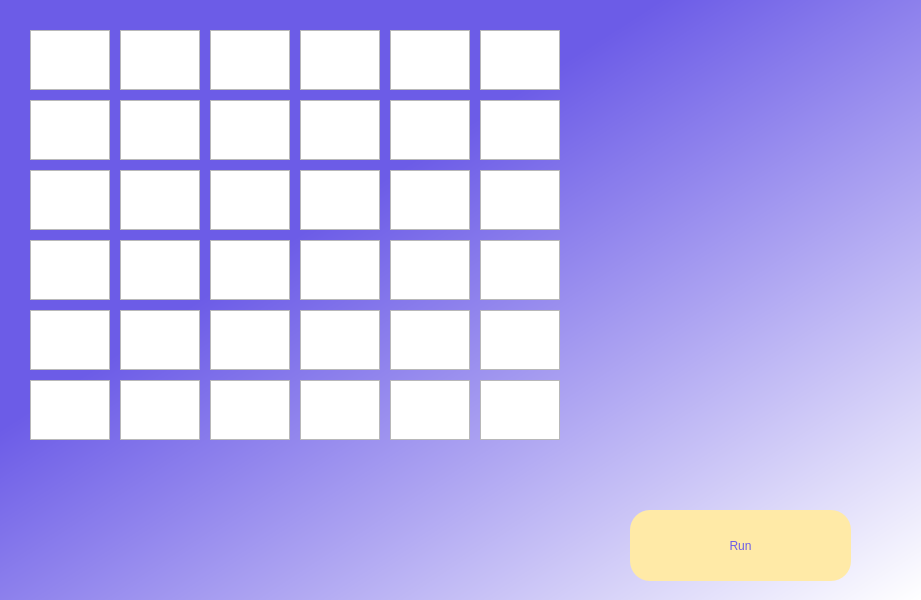
<?xml version="1.0" encoding="UTF-8"?>
<ui version="4.0">
 <class>Dialog</class>
 <widget class="QDialog" name="Dialog">
  <property name="geometry">
   <rect>
    <x>0</x>
    <y>0</y>
    <width>921</width>
    <height>600</height>
   </rect>
  </property>
  <property name="windowTitle">
   <string>Dialog</string>
  </property>
  <widget class="QWidget" name="widget" native="true">
   <property name="geometry">
    <rect>
     <x>0</x>
     <y>0</y>
     <width>921</width>
     <height>600</height>
    </rect>
   </property>
   <property name="autoFillBackground">
    <bool>false</bool>
   </property>
   <property name="styleSheet">
    <string notr="true">QWidget#widget{
background-color:qlineargradient(spread:pad, x1:0, y1:0, x2:1, y2:1, stop:0.357955 rgb(108, 92, 231), stop:1 rgb(255, 255, 255))}</string>
   </property>
   <widget class="QPushButton" name="run_button">
    <property name="geometry">
     <rect>
      <x>630</x>
      <y>510</y>
      <width>221</width>
      <height>71</height>
     </rect>
    </property>
    <property name="styleSheet">
     <string notr="true">border-radius: 20px;
font: 75 30pt &quot;Malgun Gothic&quot;;
color: rgb(108, 92, 231);
background-color: rgb(255, 234, 167);</string>
    </property>
    <property name="text">
     <string>Run</string>
    </property>
   </widget>
   <widget class="QTextEdit" name="box11">
    <property name="enabled">
     <bool>true</bool>
    </property>
    <property name="geometry">
     <rect>
      <x>30</x>
      <y>30</y>
      <width>80</width>
      <height>60</height>
     </rect>
    </property>
    <property name="font">
     <font>
      <pointsize>20</pointsize>
     </font>
    </property>
    <property name="autoFillBackground">
     <bool>true</bool>
    </property>
    <property name="html">
     <string>&lt;!DOCTYPE HTML PUBLIC &quot;-//W3C//DTD HTML 4.0//EN&quot; &quot;http://www.w3.org/TR/REC-html40/strict.dtd&quot;&gt;
&lt;html&gt;&lt;head&gt;&lt;meta name=&quot;qrichtext&quot; content=&quot;1&quot; /&gt;&lt;style type=&quot;text/css&quot;&gt;
p, li { white-space: pre-wrap; }
&lt;/style&gt;&lt;/head&gt;&lt;body style=&quot; font-family:'MS Shell Dlg 2'; font-size:20pt; font-weight:400; font-style:normal;&quot;&gt;
&lt;p style=&quot;-qt-paragraph-type:empty; margin-top:0px; margin-bottom:0px; margin-left:0px; margin-right:0px; -qt-block-indent:0; text-indent:0px;&quot;&gt;&lt;br /&gt;&lt;/p&gt;&lt;/body&gt;&lt;/html&gt;</string>
    </property>
   </widget>
   <widget class="QTextEdit" name="box12">
    <property name="enabled">
     <bool>true</bool>
    </property>
    <property name="geometry">
     <rect>
      <x>120</x>
      <y>30</y>
      <width>80</width>
      <height>60</height>
     </rect>
    </property>
    <property name="font">
     <font>
      <pointsize>20</pointsize>
     </font>
    </property>
    <property name="autoFillBackground">
     <bool>true</bool>
    </property>
    <property name="html">
     <string>&lt;!DOCTYPE HTML PUBLIC &quot;-//W3C//DTD HTML 4.0//EN&quot; &quot;http://www.w3.org/TR/REC-html40/strict.dtd&quot;&gt;
&lt;html&gt;&lt;head&gt;&lt;meta name=&quot;qrichtext&quot; content=&quot;1&quot; /&gt;&lt;style type=&quot;text/css&quot;&gt;
p, li { white-space: pre-wrap; }
&lt;/style&gt;&lt;/head&gt;&lt;body style=&quot; font-family:'MS Shell Dlg 2'; font-size:20pt; font-weight:400; font-style:normal;&quot;&gt;
&lt;p style=&quot;-qt-paragraph-type:empty; margin-top:0px; margin-bottom:0px; margin-left:0px; margin-right:0px; -qt-block-indent:0; text-indent:0px;&quot;&gt;&lt;br /&gt;&lt;/p&gt;&lt;/body&gt;&lt;/html&gt;</string>
    </property>
   </widget>
   <widget class="QTextEdit" name="box13">
    <property name="enabled">
     <bool>true</bool>
    </property>
    <property name="geometry">
     <rect>
      <x>210</x>
      <y>30</y>
      <width>80</width>
      <height>60</height>
     </rect>
    </property>
    <property name="font">
     <font>
      <pointsize>20</pointsize>
     </font>
    </property>
    <property name="autoFillBackground">
     <bool>true</bool>
    </property>
    <property name="html">
     <string>&lt;!DOCTYPE HTML PUBLIC &quot;-//W3C//DTD HTML 4.0//EN&quot; &quot;http://www.w3.org/TR/REC-html40/strict.dtd&quot;&gt;
&lt;html&gt;&lt;head&gt;&lt;meta name=&quot;qrichtext&quot; content=&quot;1&quot; /&gt;&lt;style type=&quot;text/css&quot;&gt;
p, li { white-space: pre-wrap; }
&lt;/style&gt;&lt;/head&gt;&lt;body style=&quot; font-family:'MS Shell Dlg 2'; font-size:20pt; font-weight:400; font-style:normal;&quot;&gt;
&lt;p style=&quot;-qt-paragraph-type:empty; margin-top:0px; margin-bottom:0px; margin-left:0px; margin-right:0px; -qt-block-indent:0; text-indent:0px;&quot;&gt;&lt;br /&gt;&lt;/p&gt;&lt;/body&gt;&lt;/html&gt;</string>
    </property>
   </widget>
   <widget class="QTextEdit" name="box14">
    <property name="enabled">
     <bool>true</bool>
    </property>
    <property name="geometry">
     <rect>
      <x>300</x>
      <y>30</y>
      <width>80</width>
      <height>60</height>
     </rect>
    </property>
    <property name="font">
     <font>
      <pointsize>20</pointsize>
     </font>
    </property>
    <property name="autoFillBackground">
     <bool>true</bool>
    </property>
    <property name="styleSheet">
     <string notr="true">text-align: center;</string>
    </property>
    <property name="html">
     <string>&lt;!DOCTYPE HTML PUBLIC &quot;-//W3C//DTD HTML 4.0//EN&quot; &quot;http://www.w3.org/TR/REC-html40/strict.dtd&quot;&gt;
&lt;html&gt;&lt;head&gt;&lt;meta name=&quot;qrichtext&quot; content=&quot;1&quot; /&gt;&lt;style type=&quot;text/css&quot;&gt;
p, li { white-space: pre-wrap; }
&lt;/style&gt;&lt;/head&gt;&lt;body style=&quot; font-family:'MS Shell Dlg 2'; font-size:20pt; font-weight:400; font-style:normal;&quot;&gt;
&lt;p style=&quot;-qt-paragraph-type:empty; margin-top:0px; margin-bottom:0px; margin-left:0px; margin-right:0px; -qt-block-indent:0; text-indent:0px;&quot;&gt;&lt;br /&gt;&lt;/p&gt;&lt;/body&gt;&lt;/html&gt;</string>
    </property>
   </widget>
   <widget class="QTextEdit" name="box15">
    <property name="enabled">
     <bool>true</bool>
    </property>
    <property name="geometry">
     <rect>
      <x>390</x>
      <y>30</y>
      <width>80</width>
      <height>60</height>
     </rect>
    </property>
    <property name="font">
     <font>
      <pointsize>20</pointsize>
     </font>
    </property>
    <property name="autoFillBackground">
     <bool>true</bool>
    </property>
    <property name="html">
     <string>&lt;!DOCTYPE HTML PUBLIC &quot;-//W3C//DTD HTML 4.0//EN&quot; &quot;http://www.w3.org/TR/REC-html40/strict.dtd&quot;&gt;
&lt;html&gt;&lt;head&gt;&lt;meta name=&quot;qrichtext&quot; content=&quot;1&quot; /&gt;&lt;style type=&quot;text/css&quot;&gt;
p, li { white-space: pre-wrap; }
&lt;/style&gt;&lt;/head&gt;&lt;body style=&quot; font-family:'MS Shell Dlg 2'; font-size:20pt; font-weight:400; font-style:normal;&quot;&gt;
&lt;p style=&quot;-qt-paragraph-type:empty; margin-top:0px; margin-bottom:0px; margin-left:0px; margin-right:0px; -qt-block-indent:0; text-indent:0px;&quot;&gt;&lt;br /&gt;&lt;/p&gt;&lt;/body&gt;&lt;/html&gt;</string>
    </property>
   </widget>
   <widget class="QTextEdit" name="box16">
    <property name="enabled">
     <bool>true</bool>
    </property>
    <property name="geometry">
     <rect>
      <x>480</x>
      <y>30</y>
      <width>80</width>
      <height>60</height>
     </rect>
    </property>
    <property name="font">
     <font>
      <pointsize>20</pointsize>
     </font>
    </property>
    <property name="autoFillBackground">
     <bool>true</bool>
    </property>
    <property name="html">
     <string>&lt;!DOCTYPE HTML PUBLIC &quot;-//W3C//DTD HTML 4.0//EN&quot; &quot;http://www.w3.org/TR/REC-html40/strict.dtd&quot;&gt;
&lt;html&gt;&lt;head&gt;&lt;meta name=&quot;qrichtext&quot; content=&quot;1&quot; /&gt;&lt;style type=&quot;text/css&quot;&gt;
p, li { white-space: pre-wrap; }
&lt;/style&gt;&lt;/head&gt;&lt;body style=&quot; font-family:'MS Shell Dlg 2'; font-size:20pt; font-weight:400; font-style:normal;&quot;&gt;
&lt;p style=&quot;-qt-paragraph-type:empty; margin-top:0px; margin-bottom:0px; margin-left:0px; margin-right:0px; -qt-block-indent:0; text-indent:0px;&quot;&gt;&lt;br /&gt;&lt;/p&gt;&lt;/body&gt;&lt;/html&gt;</string>
    </property>
   </widget>
   <widget class="QTextEdit" name="box21">
    <property name="enabled">
     <bool>true</bool>
    </property>
    <property name="geometry">
     <rect>
      <x>30</x>
      <y>100</y>
      <width>80</width>
      <height>60</height>
     </rect>
    </property>
    <property name="font">
     <font>
      <pointsize>20</pointsize>
     </font>
    </property>
    <property name="autoFillBackground">
     <bool>true</bool>
    </property>
    <property name="html">
     <string>&lt;!DOCTYPE HTML PUBLIC &quot;-//W3C//DTD HTML 4.0//EN&quot; &quot;http://www.w3.org/TR/REC-html40/strict.dtd&quot;&gt;
&lt;html&gt;&lt;head&gt;&lt;meta name=&quot;qrichtext&quot; content=&quot;1&quot; /&gt;&lt;style type=&quot;text/css&quot;&gt;
p, li { white-space: pre-wrap; }
&lt;/style&gt;&lt;/head&gt;&lt;body style=&quot; font-family:'MS Shell Dlg 2'; font-size:20pt; font-weight:400; font-style:normal;&quot;&gt;
&lt;p style=&quot;-qt-paragraph-type:empty; margin-top:0px; margin-bottom:0px; margin-left:0px; margin-right:0px; -qt-block-indent:0; text-indent:0px;&quot;&gt;&lt;br /&gt;&lt;/p&gt;&lt;/body&gt;&lt;/html&gt;</string>
    </property>
   </widget>
   <widget class="QTextEdit" name="box26">
    <property name="enabled">
     <bool>true</bool>
    </property>
    <property name="geometry">
     <rect>
      <x>480</x>
      <y>100</y>
      <width>80</width>
      <height>60</height>
     </rect>
    </property>
    <property name="font">
     <font>
      <pointsize>20</pointsize>
     </font>
    </property>
    <property name="autoFillBackground">
     <bool>true</bool>
    </property>
    <property name="html">
     <string>&lt;!DOCTYPE HTML PUBLIC &quot;-//W3C//DTD HTML 4.0//EN&quot; &quot;http://www.w3.org/TR/REC-html40/strict.dtd&quot;&gt;
&lt;html&gt;&lt;head&gt;&lt;meta name=&quot;qrichtext&quot; content=&quot;1&quot; /&gt;&lt;style type=&quot;text/css&quot;&gt;
p, li { white-space: pre-wrap; }
&lt;/style&gt;&lt;/head&gt;&lt;body style=&quot; font-family:'MS Shell Dlg 2'; font-size:20pt; font-weight:400; font-style:normal;&quot;&gt;
&lt;p style=&quot;-qt-paragraph-type:empty; margin-top:0px; margin-bottom:0px; margin-left:0px; margin-right:0px; -qt-block-indent:0; text-indent:0px;&quot;&gt;&lt;br /&gt;&lt;/p&gt;&lt;/body&gt;&lt;/html&gt;</string>
    </property>
   </widget>
   <widget class="QTextEdit" name="box25">
    <property name="enabled">
     <bool>true</bool>
    </property>
    <property name="geometry">
     <rect>
      <x>390</x>
      <y>100</y>
      <width>80</width>
      <height>60</height>
     </rect>
    </property>
    <property name="font">
     <font>
      <pointsize>20</pointsize>
     </font>
    </property>
    <property name="autoFillBackground">
     <bool>true</bool>
    </property>
    <property name="html">
     <string>&lt;!DOCTYPE HTML PUBLIC &quot;-//W3C//DTD HTML 4.0//EN&quot; &quot;http://www.w3.org/TR/REC-html40/strict.dtd&quot;&gt;
&lt;html&gt;&lt;head&gt;&lt;meta name=&quot;qrichtext&quot; content=&quot;1&quot; /&gt;&lt;style type=&quot;text/css&quot;&gt;
p, li { white-space: pre-wrap; }
&lt;/style&gt;&lt;/head&gt;&lt;body style=&quot; font-family:'MS Shell Dlg 2'; font-size:20pt; font-weight:400; font-style:normal;&quot;&gt;
&lt;p style=&quot;-qt-paragraph-type:empty; margin-top:0px; margin-bottom:0px; margin-left:0px; margin-right:0px; -qt-block-indent:0; text-indent:0px;&quot;&gt;&lt;br /&gt;&lt;/p&gt;&lt;/body&gt;&lt;/html&gt;</string>
    </property>
   </widget>
   <widget class="QTextEdit" name="box22">
    <property name="enabled">
     <bool>true</bool>
    </property>
    <property name="geometry">
     <rect>
      <x>120</x>
      <y>100</y>
      <width>80</width>
      <height>60</height>
     </rect>
    </property>
    <property name="font">
     <font>
      <pointsize>20</pointsize>
     </font>
    </property>
    <property name="autoFillBackground">
     <bool>true</bool>
    </property>
    <property name="html">
     <string>&lt;!DOCTYPE HTML PUBLIC &quot;-//W3C//DTD HTML 4.0//EN&quot; &quot;http://www.w3.org/TR/REC-html40/strict.dtd&quot;&gt;
&lt;html&gt;&lt;head&gt;&lt;meta name=&quot;qrichtext&quot; content=&quot;1&quot; /&gt;&lt;style type=&quot;text/css&quot;&gt;
p, li { white-space: pre-wrap; }
&lt;/style&gt;&lt;/head&gt;&lt;body style=&quot; font-family:'MS Shell Dlg 2'; font-size:20pt; font-weight:400; font-style:normal;&quot;&gt;
&lt;p style=&quot;-qt-paragraph-type:empty; margin-top:0px; margin-bottom:0px; margin-left:0px; margin-right:0px; -qt-block-indent:0; text-indent:0px;&quot;&gt;&lt;br /&gt;&lt;/p&gt;&lt;/body&gt;&lt;/html&gt;</string>
    </property>
   </widget>
   <widget class="QTextEdit" name="box23">
    <property name="enabled">
     <bool>true</bool>
    </property>
    <property name="geometry">
     <rect>
      <x>210</x>
      <y>100</y>
      <width>80</width>
      <height>60</height>
     </rect>
    </property>
    <property name="font">
     <font>
      <pointsize>20</pointsize>
     </font>
    </property>
    <property name="autoFillBackground">
     <bool>true</bool>
    </property>
    <property name="html">
     <string>&lt;!DOCTYPE HTML PUBLIC &quot;-//W3C//DTD HTML 4.0//EN&quot; &quot;http://www.w3.org/TR/REC-html40/strict.dtd&quot;&gt;
&lt;html&gt;&lt;head&gt;&lt;meta name=&quot;qrichtext&quot; content=&quot;1&quot; /&gt;&lt;style type=&quot;text/css&quot;&gt;
p, li { white-space: pre-wrap; }
&lt;/style&gt;&lt;/head&gt;&lt;body style=&quot; font-family:'MS Shell Dlg 2'; font-size:20pt; font-weight:400; font-style:normal;&quot;&gt;
&lt;p style=&quot;-qt-paragraph-type:empty; margin-top:0px; margin-bottom:0px; margin-left:0px; margin-right:0px; -qt-block-indent:0; text-indent:0px;&quot;&gt;&lt;br /&gt;&lt;/p&gt;&lt;/body&gt;&lt;/html&gt;</string>
    </property>
   </widget>
   <widget class="QTextEdit" name="box24">
    <property name="enabled">
     <bool>true</bool>
    </property>
    <property name="geometry">
     <rect>
      <x>300</x>
      <y>100</y>
      <width>80</width>
      <height>60</height>
     </rect>
    </property>
    <property name="font">
     <font>
      <pointsize>20</pointsize>
     </font>
    </property>
    <property name="autoFillBackground">
     <bool>true</bool>
    </property>
    <property name="html">
     <string>&lt;!DOCTYPE HTML PUBLIC &quot;-//W3C//DTD HTML 4.0//EN&quot; &quot;http://www.w3.org/TR/REC-html40/strict.dtd&quot;&gt;
&lt;html&gt;&lt;head&gt;&lt;meta name=&quot;qrichtext&quot; content=&quot;1&quot; /&gt;&lt;style type=&quot;text/css&quot;&gt;
p, li { white-space: pre-wrap; }
&lt;/style&gt;&lt;/head&gt;&lt;body style=&quot; font-family:'MS Shell Dlg 2'; font-size:20pt; font-weight:400; font-style:normal;&quot;&gt;
&lt;p style=&quot;-qt-paragraph-type:empty; margin-top:0px; margin-bottom:0px; margin-left:0px; margin-right:0px; -qt-block-indent:0; text-indent:0px;&quot;&gt;&lt;br /&gt;&lt;/p&gt;&lt;/body&gt;&lt;/html&gt;</string>
    </property>
   </widget>
   <widget class="QTextEdit" name="box31">
    <property name="enabled">
     <bool>true</bool>
    </property>
    <property name="geometry">
     <rect>
      <x>30</x>
      <y>170</y>
      <width>80</width>
      <height>60</height>
     </rect>
    </property>
    <property name="font">
     <font>
      <pointsize>20</pointsize>
     </font>
    </property>
    <property name="autoFillBackground">
     <bool>true</bool>
    </property>
    <property name="html">
     <string>&lt;!DOCTYPE HTML PUBLIC &quot;-//W3C//DTD HTML 4.0//EN&quot; &quot;http://www.w3.org/TR/REC-html40/strict.dtd&quot;&gt;
&lt;html&gt;&lt;head&gt;&lt;meta name=&quot;qrichtext&quot; content=&quot;1&quot; /&gt;&lt;style type=&quot;text/css&quot;&gt;
p, li { white-space: pre-wrap; }
&lt;/style&gt;&lt;/head&gt;&lt;body style=&quot; font-family:'MS Shell Dlg 2'; font-size:20pt; font-weight:400; font-style:normal;&quot;&gt;
&lt;p style=&quot;-qt-paragraph-type:empty; margin-top:0px; margin-bottom:0px; margin-left:0px; margin-right:0px; -qt-block-indent:0; text-indent:0px;&quot;&gt;&lt;br /&gt;&lt;/p&gt;&lt;/body&gt;&lt;/html&gt;</string>
    </property>
   </widget>
   <widget class="QTextEdit" name="box36">
    <property name="enabled">
     <bool>true</bool>
    </property>
    <property name="geometry">
     <rect>
      <x>480</x>
      <y>170</y>
      <width>80</width>
      <height>60</height>
     </rect>
    </property>
    <property name="font">
     <font>
      <pointsize>20</pointsize>
     </font>
    </property>
    <property name="autoFillBackground">
     <bool>true</bool>
    </property>
    <property name="html">
     <string>&lt;!DOCTYPE HTML PUBLIC &quot;-//W3C//DTD HTML 4.0//EN&quot; &quot;http://www.w3.org/TR/REC-html40/strict.dtd&quot;&gt;
&lt;html&gt;&lt;head&gt;&lt;meta name=&quot;qrichtext&quot; content=&quot;1&quot; /&gt;&lt;style type=&quot;text/css&quot;&gt;
p, li { white-space: pre-wrap; }
&lt;/style&gt;&lt;/head&gt;&lt;body style=&quot; font-family:'MS Shell Dlg 2'; font-size:20pt; font-weight:400; font-style:normal;&quot;&gt;
&lt;p style=&quot;-qt-paragraph-type:empty; margin-top:0px; margin-bottom:0px; margin-left:0px; margin-right:0px; -qt-block-indent:0; text-indent:0px;&quot;&gt;&lt;br /&gt;&lt;/p&gt;&lt;/body&gt;&lt;/html&gt;</string>
    </property>
   </widget>
   <widget class="QTextEdit" name="box35">
    <property name="enabled">
     <bool>true</bool>
    </property>
    <property name="geometry">
     <rect>
      <x>390</x>
      <y>170</y>
      <width>80</width>
      <height>60</height>
     </rect>
    </property>
    <property name="font">
     <font>
      <pointsize>20</pointsize>
     </font>
    </property>
    <property name="autoFillBackground">
     <bool>true</bool>
    </property>
    <property name="html">
     <string>&lt;!DOCTYPE HTML PUBLIC &quot;-//W3C//DTD HTML 4.0//EN&quot; &quot;http://www.w3.org/TR/REC-html40/strict.dtd&quot;&gt;
&lt;html&gt;&lt;head&gt;&lt;meta name=&quot;qrichtext&quot; content=&quot;1&quot; /&gt;&lt;style type=&quot;text/css&quot;&gt;
p, li { white-space: pre-wrap; }
&lt;/style&gt;&lt;/head&gt;&lt;body style=&quot; font-family:'MS Shell Dlg 2'; font-size:20pt; font-weight:400; font-style:normal;&quot;&gt;
&lt;p style=&quot;-qt-paragraph-type:empty; margin-top:0px; margin-bottom:0px; margin-left:0px; margin-right:0px; -qt-block-indent:0; text-indent:0px;&quot;&gt;&lt;br /&gt;&lt;/p&gt;&lt;/body&gt;&lt;/html&gt;</string>
    </property>
   </widget>
   <widget class="QTextEdit" name="box32">
    <property name="enabled">
     <bool>true</bool>
    </property>
    <property name="geometry">
     <rect>
      <x>120</x>
      <y>170</y>
      <width>80</width>
      <height>60</height>
     </rect>
    </property>
    <property name="font">
     <font>
      <pointsize>20</pointsize>
     </font>
    </property>
    <property name="autoFillBackground">
     <bool>true</bool>
    </property>
    <property name="html">
     <string>&lt;!DOCTYPE HTML PUBLIC &quot;-//W3C//DTD HTML 4.0//EN&quot; &quot;http://www.w3.org/TR/REC-html40/strict.dtd&quot;&gt;
&lt;html&gt;&lt;head&gt;&lt;meta name=&quot;qrichtext&quot; content=&quot;1&quot; /&gt;&lt;style type=&quot;text/css&quot;&gt;
p, li { white-space: pre-wrap; }
&lt;/style&gt;&lt;/head&gt;&lt;body style=&quot; font-family:'MS Shell Dlg 2'; font-size:20pt; font-weight:400; font-style:normal;&quot;&gt;
&lt;p style=&quot;-qt-paragraph-type:empty; margin-top:0px; margin-bottom:0px; margin-left:0px; margin-right:0px; -qt-block-indent:0; text-indent:0px;&quot;&gt;&lt;br /&gt;&lt;/p&gt;&lt;/body&gt;&lt;/html&gt;</string>
    </property>
   </widget>
   <widget class="QTextEdit" name="box33">
    <property name="enabled">
     <bool>true</bool>
    </property>
    <property name="geometry">
     <rect>
      <x>210</x>
      <y>170</y>
      <width>80</width>
      <height>60</height>
     </rect>
    </property>
    <property name="font">
     <font>
      <pointsize>20</pointsize>
     </font>
    </property>
    <property name="autoFillBackground">
     <bool>true</bool>
    </property>
    <property name="html">
     <string>&lt;!DOCTYPE HTML PUBLIC &quot;-//W3C//DTD HTML 4.0//EN&quot; &quot;http://www.w3.org/TR/REC-html40/strict.dtd&quot;&gt;
&lt;html&gt;&lt;head&gt;&lt;meta name=&quot;qrichtext&quot; content=&quot;1&quot; /&gt;&lt;style type=&quot;text/css&quot;&gt;
p, li { white-space: pre-wrap; }
&lt;/style&gt;&lt;/head&gt;&lt;body style=&quot; font-family:'MS Shell Dlg 2'; font-size:20pt; font-weight:400; font-style:normal;&quot;&gt;
&lt;p style=&quot;-qt-paragraph-type:empty; margin-top:0px; margin-bottom:0px; margin-left:0px; margin-right:0px; -qt-block-indent:0; text-indent:0px;&quot;&gt;&lt;br /&gt;&lt;/p&gt;&lt;/body&gt;&lt;/html&gt;</string>
    </property>
   </widget>
   <widget class="QTextEdit" name="box34">
    <property name="enabled">
     <bool>true</bool>
    </property>
    <property name="geometry">
     <rect>
      <x>300</x>
      <y>170</y>
      <width>80</width>
      <height>60</height>
     </rect>
    </property>
    <property name="font">
     <font>
      <pointsize>20</pointsize>
     </font>
    </property>
    <property name="autoFillBackground">
     <bool>true</bool>
    </property>
    <property name="html">
     <string>&lt;!DOCTYPE HTML PUBLIC &quot;-//W3C//DTD HTML 4.0//EN&quot; &quot;http://www.w3.org/TR/REC-html40/strict.dtd&quot;&gt;
&lt;html&gt;&lt;head&gt;&lt;meta name=&quot;qrichtext&quot; content=&quot;1&quot; /&gt;&lt;style type=&quot;text/css&quot;&gt;
p, li { white-space: pre-wrap; }
&lt;/style&gt;&lt;/head&gt;&lt;body style=&quot; font-family:'MS Shell Dlg 2'; font-size:20pt; font-weight:400; font-style:normal;&quot;&gt;
&lt;p style=&quot;-qt-paragraph-type:empty; margin-top:0px; margin-bottom:0px; margin-left:0px; margin-right:0px; -qt-block-indent:0; text-indent:0px;&quot;&gt;&lt;br /&gt;&lt;/p&gt;&lt;/body&gt;&lt;/html&gt;</string>
    </property>
   </widget>
   <widget class="QTextEdit" name="box41">
    <property name="enabled">
     <bool>true</bool>
    </property>
    <property name="geometry">
     <rect>
      <x>30</x>
      <y>240</y>
      <width>80</width>
      <height>60</height>
     </rect>
    </property>
    <property name="font">
     <font>
      <pointsize>20</pointsize>
     </font>
    </property>
    <property name="autoFillBackground">
     <bool>true</bool>
    </property>
    <property name="html">
     <string>&lt;!DOCTYPE HTML PUBLIC &quot;-//W3C//DTD HTML 4.0//EN&quot; &quot;http://www.w3.org/TR/REC-html40/strict.dtd&quot;&gt;
&lt;html&gt;&lt;head&gt;&lt;meta name=&quot;qrichtext&quot; content=&quot;1&quot; /&gt;&lt;style type=&quot;text/css&quot;&gt;
p, li { white-space: pre-wrap; }
&lt;/style&gt;&lt;/head&gt;&lt;body style=&quot; font-family:'MS Shell Dlg 2'; font-size:20pt; font-weight:400; font-style:normal;&quot;&gt;
&lt;p style=&quot;-qt-paragraph-type:empty; margin-top:0px; margin-bottom:0px; margin-left:0px; margin-right:0px; -qt-block-indent:0; text-indent:0px;&quot;&gt;&lt;br /&gt;&lt;/p&gt;&lt;/body&gt;&lt;/html&gt;</string>
    </property>
   </widget>
   <widget class="QTextEdit" name="box46">
    <property name="enabled">
     <bool>true</bool>
    </property>
    <property name="geometry">
     <rect>
      <x>480</x>
      <y>240</y>
      <width>80</width>
      <height>60</height>
     </rect>
    </property>
    <property name="font">
     <font>
      <pointsize>20</pointsize>
     </font>
    </property>
    <property name="autoFillBackground">
     <bool>true</bool>
    </property>
    <property name="html">
     <string>&lt;!DOCTYPE HTML PUBLIC &quot;-//W3C//DTD HTML 4.0//EN&quot; &quot;http://www.w3.org/TR/REC-html40/strict.dtd&quot;&gt;
&lt;html&gt;&lt;head&gt;&lt;meta name=&quot;qrichtext&quot; content=&quot;1&quot; /&gt;&lt;style type=&quot;text/css&quot;&gt;
p, li { white-space: pre-wrap; }
&lt;/style&gt;&lt;/head&gt;&lt;body style=&quot; font-family:'MS Shell Dlg 2'; font-size:20pt; font-weight:400; font-style:normal;&quot;&gt;
&lt;p style=&quot;-qt-paragraph-type:empty; margin-top:0px; margin-bottom:0px; margin-left:0px; margin-right:0px; -qt-block-indent:0; text-indent:0px;&quot;&gt;&lt;br /&gt;&lt;/p&gt;&lt;/body&gt;&lt;/html&gt;</string>
    </property>
   </widget>
   <widget class="QTextEdit" name="box45">
    <property name="enabled">
     <bool>true</bool>
    </property>
    <property name="geometry">
     <rect>
      <x>390</x>
      <y>240</y>
      <width>80</width>
      <height>60</height>
     </rect>
    </property>
    <property name="font">
     <font>
      <pointsize>20</pointsize>
     </font>
    </property>
    <property name="autoFillBackground">
     <bool>true</bool>
    </property>
    <property name="html">
     <string>&lt;!DOCTYPE HTML PUBLIC &quot;-//W3C//DTD HTML 4.0//EN&quot; &quot;http://www.w3.org/TR/REC-html40/strict.dtd&quot;&gt;
&lt;html&gt;&lt;head&gt;&lt;meta name=&quot;qrichtext&quot; content=&quot;1&quot; /&gt;&lt;style type=&quot;text/css&quot;&gt;
p, li { white-space: pre-wrap; }
&lt;/style&gt;&lt;/head&gt;&lt;body style=&quot; font-family:'MS Shell Dlg 2'; font-size:20pt; font-weight:400; font-style:normal;&quot;&gt;
&lt;p style=&quot;-qt-paragraph-type:empty; margin-top:0px; margin-bottom:0px; margin-left:0px; margin-right:0px; -qt-block-indent:0; text-indent:0px;&quot;&gt;&lt;br /&gt;&lt;/p&gt;&lt;/body&gt;&lt;/html&gt;</string>
    </property>
   </widget>
   <widget class="QTextEdit" name="box42">
    <property name="enabled">
     <bool>true</bool>
    </property>
    <property name="geometry">
     <rect>
      <x>120</x>
      <y>240</y>
      <width>80</width>
      <height>60</height>
     </rect>
    </property>
    <property name="font">
     <font>
      <pointsize>20</pointsize>
     </font>
    </property>
    <property name="autoFillBackground">
     <bool>true</bool>
    </property>
    <property name="html">
     <string>&lt;!DOCTYPE HTML PUBLIC &quot;-//W3C//DTD HTML 4.0//EN&quot; &quot;http://www.w3.org/TR/REC-html40/strict.dtd&quot;&gt;
&lt;html&gt;&lt;head&gt;&lt;meta name=&quot;qrichtext&quot; content=&quot;1&quot; /&gt;&lt;style type=&quot;text/css&quot;&gt;
p, li { white-space: pre-wrap; }
&lt;/style&gt;&lt;/head&gt;&lt;body style=&quot; font-family:'MS Shell Dlg 2'; font-size:20pt; font-weight:400; font-style:normal;&quot;&gt;
&lt;p style=&quot;-qt-paragraph-type:empty; margin-top:0px; margin-bottom:0px; margin-left:0px; margin-right:0px; -qt-block-indent:0; text-indent:0px;&quot;&gt;&lt;br /&gt;&lt;/p&gt;&lt;/body&gt;&lt;/html&gt;</string>
    </property>
   </widget>
   <widget class="QTextEdit" name="box43">
    <property name="enabled">
     <bool>true</bool>
    </property>
    <property name="geometry">
     <rect>
      <x>210</x>
      <y>240</y>
      <width>80</width>
      <height>60</height>
     </rect>
    </property>
    <property name="font">
     <font>
      <pointsize>20</pointsize>
     </font>
    </property>
    <property name="autoFillBackground">
     <bool>true</bool>
    </property>
    <property name="html">
     <string>&lt;!DOCTYPE HTML PUBLIC &quot;-//W3C//DTD HTML 4.0//EN&quot; &quot;http://www.w3.org/TR/REC-html40/strict.dtd&quot;&gt;
&lt;html&gt;&lt;head&gt;&lt;meta name=&quot;qrichtext&quot; content=&quot;1&quot; /&gt;&lt;style type=&quot;text/css&quot;&gt;
p, li { white-space: pre-wrap; }
&lt;/style&gt;&lt;/head&gt;&lt;body style=&quot; font-family:'MS Shell Dlg 2'; font-size:20pt; font-weight:400; font-style:normal;&quot;&gt;
&lt;p style=&quot;-qt-paragraph-type:empty; margin-top:0px; margin-bottom:0px; margin-left:0px; margin-right:0px; -qt-block-indent:0; text-indent:0px;&quot;&gt;&lt;br /&gt;&lt;/p&gt;&lt;/body&gt;&lt;/html&gt;</string>
    </property>
   </widget>
   <widget class="QTextEdit" name="box44">
    <property name="enabled">
     <bool>true</bool>
    </property>
    <property name="geometry">
     <rect>
      <x>300</x>
      <y>240</y>
      <width>80</width>
      <height>60</height>
     </rect>
    </property>
    <property name="font">
     <font>
      <pointsize>20</pointsize>
     </font>
    </property>
    <property name="autoFillBackground">
     <bool>true</bool>
    </property>
    <property name="html">
     <string>&lt;!DOCTYPE HTML PUBLIC &quot;-//W3C//DTD HTML 4.0//EN&quot; &quot;http://www.w3.org/TR/REC-html40/strict.dtd&quot;&gt;
&lt;html&gt;&lt;head&gt;&lt;meta name=&quot;qrichtext&quot; content=&quot;1&quot; /&gt;&lt;style type=&quot;text/css&quot;&gt;
p, li { white-space: pre-wrap; }
&lt;/style&gt;&lt;/head&gt;&lt;body style=&quot; font-family:'MS Shell Dlg 2'; font-size:20pt; font-weight:400; font-style:normal;&quot;&gt;
&lt;p style=&quot;-qt-paragraph-type:empty; margin-top:0px; margin-bottom:0px; margin-left:0px; margin-right:0px; -qt-block-indent:0; text-indent:0px;&quot;&gt;&lt;br /&gt;&lt;/p&gt;&lt;/body&gt;&lt;/html&gt;</string>
    </property>
   </widget>
   <widget class="QTextEdit" name="box51">
    <property name="enabled">
     <bool>true</bool>
    </property>
    <property name="geometry">
     <rect>
      <x>30</x>
      <y>310</y>
      <width>80</width>
      <height>60</height>
     </rect>
    </property>
    <property name="font">
     <font>
      <pointsize>20</pointsize>
     </font>
    </property>
    <property name="autoFillBackground">
     <bool>true</bool>
    </property>
    <property name="html">
     <string>&lt;!DOCTYPE HTML PUBLIC &quot;-//W3C//DTD HTML 4.0//EN&quot; &quot;http://www.w3.org/TR/REC-html40/strict.dtd&quot;&gt;
&lt;html&gt;&lt;head&gt;&lt;meta name=&quot;qrichtext&quot; content=&quot;1&quot; /&gt;&lt;style type=&quot;text/css&quot;&gt;
p, li { white-space: pre-wrap; }
&lt;/style&gt;&lt;/head&gt;&lt;body style=&quot; font-family:'MS Shell Dlg 2'; font-size:20pt; font-weight:400; font-style:normal;&quot;&gt;
&lt;p style=&quot;-qt-paragraph-type:empty; margin-top:0px; margin-bottom:0px; margin-left:0px; margin-right:0px; -qt-block-indent:0; text-indent:0px;&quot;&gt;&lt;br /&gt;&lt;/p&gt;&lt;/body&gt;&lt;/html&gt;</string>
    </property>
   </widget>
   <widget class="QTextEdit" name="box56">
    <property name="enabled">
     <bool>true</bool>
    </property>
    <property name="geometry">
     <rect>
      <x>480</x>
      <y>310</y>
      <width>80</width>
      <height>60</height>
     </rect>
    </property>
    <property name="font">
     <font>
      <pointsize>20</pointsize>
     </font>
    </property>
    <property name="autoFillBackground">
     <bool>true</bool>
    </property>
    <property name="html">
     <string>&lt;!DOCTYPE HTML PUBLIC &quot;-//W3C//DTD HTML 4.0//EN&quot; &quot;http://www.w3.org/TR/REC-html40/strict.dtd&quot;&gt;
&lt;html&gt;&lt;head&gt;&lt;meta name=&quot;qrichtext&quot; content=&quot;1&quot; /&gt;&lt;style type=&quot;text/css&quot;&gt;
p, li { white-space: pre-wrap; }
&lt;/style&gt;&lt;/head&gt;&lt;body style=&quot; font-family:'MS Shell Dlg 2'; font-size:20pt; font-weight:400; font-style:normal;&quot;&gt;
&lt;p style=&quot;-qt-paragraph-type:empty; margin-top:0px; margin-bottom:0px; margin-left:0px; margin-right:0px; -qt-block-indent:0; text-indent:0px;&quot;&gt;&lt;br /&gt;&lt;/p&gt;&lt;/body&gt;&lt;/html&gt;</string>
    </property>
   </widget>
   <widget class="QTextEdit" name="box55">
    <property name="enabled">
     <bool>true</bool>
    </property>
    <property name="geometry">
     <rect>
      <x>390</x>
      <y>310</y>
      <width>80</width>
      <height>60</height>
     </rect>
    </property>
    <property name="font">
     <font>
      <pointsize>20</pointsize>
     </font>
    </property>
    <property name="autoFillBackground">
     <bool>true</bool>
    </property>
    <property name="html">
     <string>&lt;!DOCTYPE HTML PUBLIC &quot;-//W3C//DTD HTML 4.0//EN&quot; &quot;http://www.w3.org/TR/REC-html40/strict.dtd&quot;&gt;
&lt;html&gt;&lt;head&gt;&lt;meta name=&quot;qrichtext&quot; content=&quot;1&quot; /&gt;&lt;style type=&quot;text/css&quot;&gt;
p, li { white-space: pre-wrap; }
&lt;/style&gt;&lt;/head&gt;&lt;body style=&quot; font-family:'MS Shell Dlg 2'; font-size:20pt; font-weight:400; font-style:normal;&quot;&gt;
&lt;p style=&quot;-qt-paragraph-type:empty; margin-top:0px; margin-bottom:0px; margin-left:0px; margin-right:0px; -qt-block-indent:0; text-indent:0px;&quot;&gt;&lt;br /&gt;&lt;/p&gt;&lt;/body&gt;&lt;/html&gt;</string>
    </property>
   </widget>
   <widget class="QTextEdit" name="box52">
    <property name="enabled">
     <bool>true</bool>
    </property>
    <property name="geometry">
     <rect>
      <x>120</x>
      <y>310</y>
      <width>80</width>
      <height>60</height>
     </rect>
    </property>
    <property name="font">
     <font>
      <pointsize>20</pointsize>
     </font>
    </property>
    <property name="autoFillBackground">
     <bool>true</bool>
    </property>
    <property name="html">
     <string>&lt;!DOCTYPE HTML PUBLIC &quot;-//W3C//DTD HTML 4.0//EN&quot; &quot;http://www.w3.org/TR/REC-html40/strict.dtd&quot;&gt;
&lt;html&gt;&lt;head&gt;&lt;meta name=&quot;qrichtext&quot; content=&quot;1&quot; /&gt;&lt;style type=&quot;text/css&quot;&gt;
p, li { white-space: pre-wrap; }
&lt;/style&gt;&lt;/head&gt;&lt;body style=&quot; font-family:'MS Shell Dlg 2'; font-size:20pt; font-weight:400; font-style:normal;&quot;&gt;
&lt;p style=&quot;-qt-paragraph-type:empty; margin-top:0px; margin-bottom:0px; margin-left:0px; margin-right:0px; -qt-block-indent:0; text-indent:0px;&quot;&gt;&lt;br /&gt;&lt;/p&gt;&lt;/body&gt;&lt;/html&gt;</string>
    </property>
   </widget>
   <widget class="QTextEdit" name="box53">
    <property name="enabled">
     <bool>true</bool>
    </property>
    <property name="geometry">
     <rect>
      <x>210</x>
      <y>310</y>
      <width>80</width>
      <height>60</height>
     </rect>
    </property>
    <property name="font">
     <font>
      <pointsize>20</pointsize>
     </font>
    </property>
    <property name="autoFillBackground">
     <bool>true</bool>
    </property>
    <property name="html">
     <string>&lt;!DOCTYPE HTML PUBLIC &quot;-//W3C//DTD HTML 4.0//EN&quot; &quot;http://www.w3.org/TR/REC-html40/strict.dtd&quot;&gt;
&lt;html&gt;&lt;head&gt;&lt;meta name=&quot;qrichtext&quot; content=&quot;1&quot; /&gt;&lt;style type=&quot;text/css&quot;&gt;
p, li { white-space: pre-wrap; }
&lt;/style&gt;&lt;/head&gt;&lt;body style=&quot; font-family:'MS Shell Dlg 2'; font-size:20pt; font-weight:400; font-style:normal;&quot;&gt;
&lt;p style=&quot;-qt-paragraph-type:empty; margin-top:0px; margin-bottom:0px; margin-left:0px; margin-right:0px; -qt-block-indent:0; text-indent:0px;&quot;&gt;&lt;br /&gt;&lt;/p&gt;&lt;/body&gt;&lt;/html&gt;</string>
    </property>
   </widget>
   <widget class="QTextEdit" name="box54">
    <property name="enabled">
     <bool>true</bool>
    </property>
    <property name="geometry">
     <rect>
      <x>300</x>
      <y>310</y>
      <width>80</width>
      <height>60</height>
     </rect>
    </property>
    <property name="font">
     <font>
      <pointsize>20</pointsize>
     </font>
    </property>
    <property name="autoFillBackground">
     <bool>true</bool>
    </property>
    <property name="html">
     <string>&lt;!DOCTYPE HTML PUBLIC &quot;-//W3C//DTD HTML 4.0//EN&quot; &quot;http://www.w3.org/TR/REC-html40/strict.dtd&quot;&gt;
&lt;html&gt;&lt;head&gt;&lt;meta name=&quot;qrichtext&quot; content=&quot;1&quot; /&gt;&lt;style type=&quot;text/css&quot;&gt;
p, li { white-space: pre-wrap; }
&lt;/style&gt;&lt;/head&gt;&lt;body style=&quot; font-family:'MS Shell Dlg 2'; font-size:20pt; font-weight:400; font-style:normal;&quot;&gt;
&lt;p style=&quot;-qt-paragraph-type:empty; margin-top:0px; margin-bottom:0px; margin-left:0px; margin-right:0px; -qt-block-indent:0; text-indent:0px;&quot;&gt;&lt;br /&gt;&lt;/p&gt;&lt;/body&gt;&lt;/html&gt;</string>
    </property>
   </widget>
   <widget class="QTextEdit" name="box61">
    <property name="enabled">
     <bool>true</bool>
    </property>
    <property name="geometry">
     <rect>
      <x>30</x>
      <y>380</y>
      <width>80</width>
      <height>60</height>
     </rect>
    </property>
    <property name="font">
     <font>
      <pointsize>20</pointsize>
     </font>
    </property>
    <property name="autoFillBackground">
     <bool>true</bool>
    </property>
    <property name="html">
     <string>&lt;!DOCTYPE HTML PUBLIC &quot;-//W3C//DTD HTML 4.0//EN&quot; &quot;http://www.w3.org/TR/REC-html40/strict.dtd&quot;&gt;
&lt;html&gt;&lt;head&gt;&lt;meta name=&quot;qrichtext&quot; content=&quot;1&quot; /&gt;&lt;style type=&quot;text/css&quot;&gt;
p, li { white-space: pre-wrap; }
&lt;/style&gt;&lt;/head&gt;&lt;body style=&quot; font-family:'MS Shell Dlg 2'; font-size:20pt; font-weight:400; font-style:normal;&quot;&gt;
&lt;p style=&quot;-qt-paragraph-type:empty; margin-top:0px; margin-bottom:0px; margin-left:0px; margin-right:0px; -qt-block-indent:0; text-indent:0px;&quot;&gt;&lt;br /&gt;&lt;/p&gt;&lt;/body&gt;&lt;/html&gt;</string>
    </property>
   </widget>
   <widget class="QTextEdit" name="box66">
    <property name="enabled">
     <bool>true</bool>
    </property>
    <property name="geometry">
     <rect>
      <x>480</x>
      <y>380</y>
      <width>80</width>
      <height>60</height>
     </rect>
    </property>
    <property name="font">
     <font>
      <pointsize>20</pointsize>
     </font>
    </property>
    <property name="autoFillBackground">
     <bool>true</bool>
    </property>
    <property name="html">
     <string>&lt;!DOCTYPE HTML PUBLIC &quot;-//W3C//DTD HTML 4.0//EN&quot; &quot;http://www.w3.org/TR/REC-html40/strict.dtd&quot;&gt;
&lt;html&gt;&lt;head&gt;&lt;meta name=&quot;qrichtext&quot; content=&quot;1&quot; /&gt;&lt;style type=&quot;text/css&quot;&gt;
p, li { white-space: pre-wrap; }
&lt;/style&gt;&lt;/head&gt;&lt;body style=&quot; font-family:'MS Shell Dlg 2'; font-size:20pt; font-weight:400; font-style:normal;&quot;&gt;
&lt;p style=&quot;-qt-paragraph-type:empty; margin-top:0px; margin-bottom:0px; margin-left:0px; margin-right:0px; -qt-block-indent:0; text-indent:0px;&quot;&gt;&lt;br /&gt;&lt;/p&gt;&lt;/body&gt;&lt;/html&gt;</string>
    </property>
   </widget>
   <widget class="QTextEdit" name="box65">
    <property name="enabled">
     <bool>true</bool>
    </property>
    <property name="geometry">
     <rect>
      <x>390</x>
      <y>380</y>
      <width>80</width>
      <height>60</height>
     </rect>
    </property>
    <property name="font">
     <font>
      <pointsize>20</pointsize>
     </font>
    </property>
    <property name="autoFillBackground">
     <bool>true</bool>
    </property>
    <property name="html">
     <string>&lt;!DOCTYPE HTML PUBLIC &quot;-//W3C//DTD HTML 4.0//EN&quot; &quot;http://www.w3.org/TR/REC-html40/strict.dtd&quot;&gt;
&lt;html&gt;&lt;head&gt;&lt;meta name=&quot;qrichtext&quot; content=&quot;1&quot; /&gt;&lt;style type=&quot;text/css&quot;&gt;
p, li { white-space: pre-wrap; }
&lt;/style&gt;&lt;/head&gt;&lt;body style=&quot; font-family:'MS Shell Dlg 2'; font-size:20pt; font-weight:400; font-style:normal;&quot;&gt;
&lt;p style=&quot;-qt-paragraph-type:empty; margin-top:0px; margin-bottom:0px; margin-left:0px; margin-right:0px; -qt-block-indent:0; text-indent:0px;&quot;&gt;&lt;br /&gt;&lt;/p&gt;&lt;/body&gt;&lt;/html&gt;</string>
    </property>
   </widget>
   <widget class="QTextEdit" name="box62">
    <property name="enabled">
     <bool>true</bool>
    </property>
    <property name="geometry">
     <rect>
      <x>120</x>
      <y>380</y>
      <width>80</width>
      <height>60</height>
     </rect>
    </property>
    <property name="font">
     <font>
      <pointsize>20</pointsize>
     </font>
    </property>
    <property name="autoFillBackground">
     <bool>true</bool>
    </property>
    <property name="html">
     <string>&lt;!DOCTYPE HTML PUBLIC &quot;-//W3C//DTD HTML 4.0//EN&quot; &quot;http://www.w3.org/TR/REC-html40/strict.dtd&quot;&gt;
&lt;html&gt;&lt;head&gt;&lt;meta name=&quot;qrichtext&quot; content=&quot;1&quot; /&gt;&lt;style type=&quot;text/css&quot;&gt;
p, li { white-space: pre-wrap; }
&lt;/style&gt;&lt;/head&gt;&lt;body style=&quot; font-family:'MS Shell Dlg 2'; font-size:20pt; font-weight:400; font-style:normal;&quot;&gt;
&lt;p style=&quot;-qt-paragraph-type:empty; margin-top:0px; margin-bottom:0px; margin-left:0px; margin-right:0px; -qt-block-indent:0; text-indent:0px;&quot;&gt;&lt;br /&gt;&lt;/p&gt;&lt;/body&gt;&lt;/html&gt;</string>
    </property>
   </widget>
   <widget class="QTextEdit" name="box63">
    <property name="enabled">
     <bool>true</bool>
    </property>
    <property name="geometry">
     <rect>
      <x>210</x>
      <y>380</y>
      <width>80</width>
      <height>60</height>
     </rect>
    </property>
    <property name="font">
     <font>
      <pointsize>20</pointsize>
     </font>
    </property>
    <property name="autoFillBackground">
     <bool>true</bool>
    </property>
    <property name="html">
     <string>&lt;!DOCTYPE HTML PUBLIC &quot;-//W3C//DTD HTML 4.0//EN&quot; &quot;http://www.w3.org/TR/REC-html40/strict.dtd&quot;&gt;
&lt;html&gt;&lt;head&gt;&lt;meta name=&quot;qrichtext&quot; content=&quot;1&quot; /&gt;&lt;style type=&quot;text/css&quot;&gt;
p, li { white-space: pre-wrap; }
&lt;/style&gt;&lt;/head&gt;&lt;body style=&quot; font-family:'MS Shell Dlg 2'; font-size:20pt; font-weight:400; font-style:normal;&quot;&gt;
&lt;p style=&quot;-qt-paragraph-type:empty; margin-top:0px; margin-bottom:0px; margin-left:0px; margin-right:0px; -qt-block-indent:0; text-indent:0px;&quot;&gt;&lt;br /&gt;&lt;/p&gt;&lt;/body&gt;&lt;/html&gt;</string>
    </property>
   </widget>
   <widget class="QTextEdit" name="box64">
    <property name="enabled">
     <bool>true</bool>
    </property>
    <property name="geometry">
     <rect>
      <x>300</x>
      <y>380</y>
      <width>80</width>
      <height>60</height>
     </rect>
    </property>
    <property name="font">
     <font>
      <pointsize>20</pointsize>
     </font>
    </property>
    <property name="autoFillBackground">
     <bool>true</bool>
    </property>
    <property name="html">
     <string>&lt;!DOCTYPE HTML PUBLIC &quot;-//W3C//DTD HTML 4.0//EN&quot; &quot;http://www.w3.org/TR/REC-html40/strict.dtd&quot;&gt;
&lt;html&gt;&lt;head&gt;&lt;meta name=&quot;qrichtext&quot; content=&quot;1&quot; /&gt;&lt;style type=&quot;text/css&quot;&gt;
p, li { white-space: pre-wrap; }
&lt;/style&gt;&lt;/head&gt;&lt;body style=&quot; font-family:'MS Shell Dlg 2'; font-size:20pt; font-weight:400; font-style:normal;&quot;&gt;
&lt;p style=&quot;-qt-paragraph-type:empty; margin-top:0px; margin-bottom:0px; margin-left:0px; margin-right:0px; -qt-block-indent:0; text-indent:0px;&quot;&gt;&lt;br /&gt;&lt;/p&gt;&lt;/body&gt;&lt;/html&gt;</string>
    </property>
   </widget>
  </widget>
 </widget>
 <resources/>
 <connections/>
</ui>
